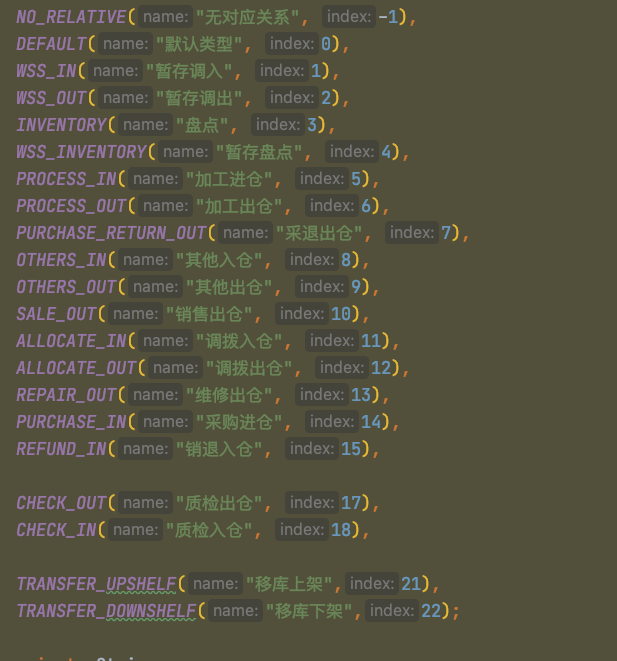
#> input picture dj1/img/aaa.jpg, 617 x 661 px
$ python test_image.py
#> lines starting #> are read from the running program, lines starting #| are printed output that depends on the picture
from PIL import Image

import matplotlib.pyplot as plt


image = Image.open('./img/aaa.jpg')
#> image is the input picture: PIL image 617x661 RGB; mean R, G, B 84.7, 82.7, 63.7

# 图片格式 大小
# print(image.format, image.size, image.mode)

#打印图片
# plt.imshow(image)
# plt.show()

# 调整大小
o = image.resize((128, 128))
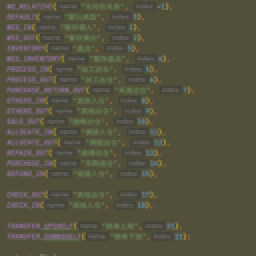
#> o: PIL image 128x128 RGB (shown 2 times larger); mean R, G, B 84.7, 82.7, 63.7
# 逆时针旋转45
# FLIP_LEFT_RIGHT 水平左右翻转
# Image.FLIP_TOP_BOTTOM 垂直上下翻转
# Image.ROTATE_90 逆时针90度
# Image.ROTATE_180 逆时针180度
# Image.ROTATE_270 逆时针270度
outfile= o.rotate(45)
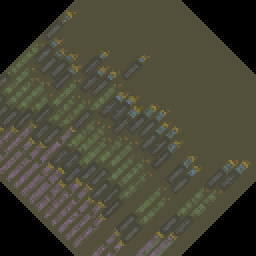
#> outfile: PIL image 128x128 RGB (shown 2 times larger); mean R, G, B 70.1, 68.6, 52.7
plt.imshow(outfile)
plt.show()


# 剪切图片
# box= (100,100,400,500)
#
# region = image.crop(box)
#
# plt.imshow(region)
#
# plt.show()
